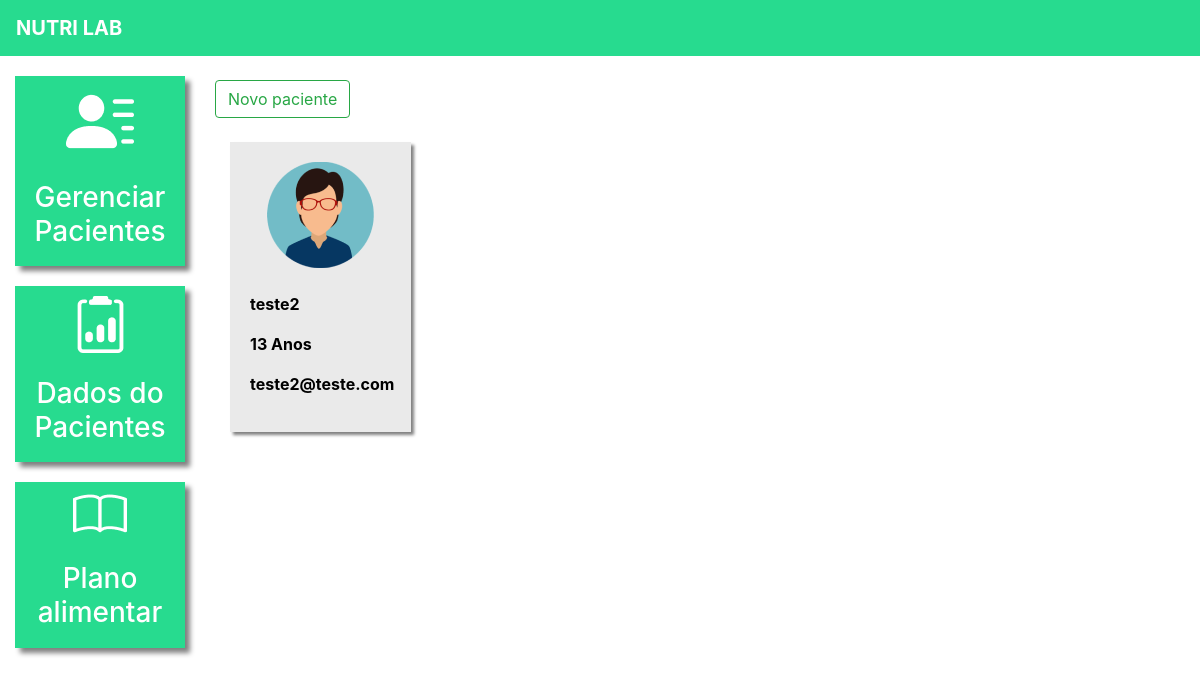
/pacientes/ (signed in), run on an earlier commit of the app's database.
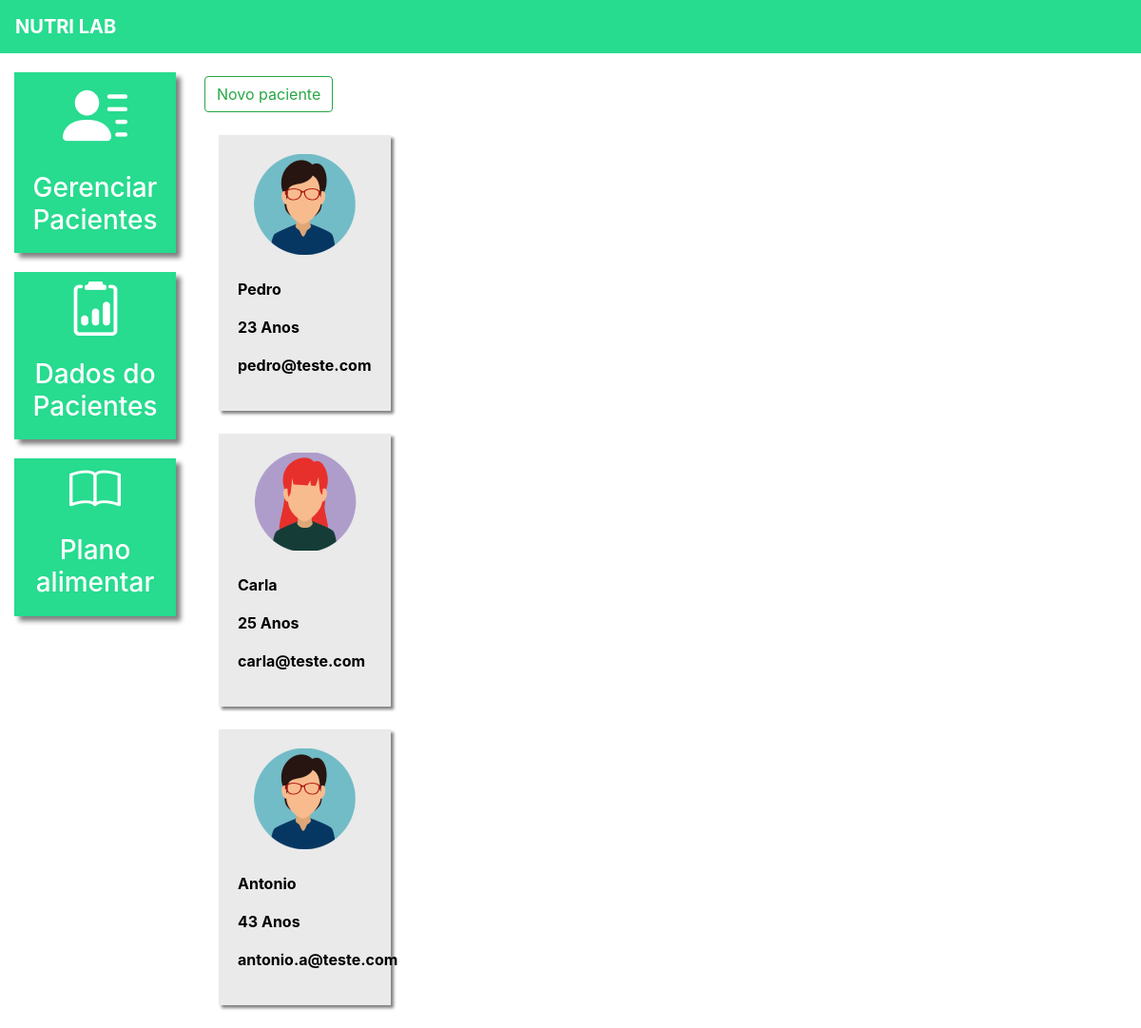
And on a later commit of the database.
### plataforma/models.py (models this page shows, shortened)
class Pacientes(models.Model):
    choices_sexo = (("F", "Feminino"), ("M", "Maculino"))
    nome = models.CharField(max_length=50)
    sexo = models.CharField(max_length=1, choices=choices_sexo)
    idade = models.IntegerField()
    email = models.EmailField()
    telefone = models.CharField(max_length=19)
    nutri = models.ForeignKey(User, on_delete=models.CASCADE)

### plataforma/views.py (the view, shortened to what this page needs)
# urls.py: path("pacientes/", views.pacientes, name="pacientes"),
@login_required(login_url="/auth/logar")
def pacientes(request):
    if request.method == "GET":
        pacientes = Pacientes.objects.filter(nutri=request.user)
        return render(request, "pacientes.html", {"pacientes": pacientes})

### plataforma/templates/pacientes.html (shortened to what this page needs)
{% extends 'base_plataforma.html' %}
{% load static %}
{% block 'plataforma' %}
    <br>
    <button type="button" class="btn btn-outline-success" data-toggle="modal" data-target="#modal">
    Novo paciente
    </button>
    <br>
    <br>
    {% for paciente in pacientes %}
        <div class="col-md-4">
            <a href="#" class="link-hover">
                <div class="card-paciente">
                    <div class="foto-perfil">
                        {% if paciente.sexo == "M"%}
                            <img src="{% static 'plataforma/img/perfil2.png' %}">
                        {% else %}
                            <img src="{% static 'plataforma/img/perfil1.png' %}">
                        {% endif %}
                    </div>
                    <br>
                    <p class="dados">{{paciente.nome}}</p>
                    <p class="dados">{{paciente.idade}} Anos</p>
                    <p class="dados">{{paciente.email}}</p>
                </div>
            </a>
        </div>
        <br>
    {% endfor %}
{% endblock%}

### templates/base_plataforma.html
{% extends 'base.html' %}
{% load static %}
{% block 'head'%}
    <link rel="stylesheet" href="{% static 'plataforma/css/css.css'%}">
    <link rel="stylesheet" href="{% static 'plataforma/css/plano_alimentar.css' %}">
{% endblock %}
{% block 'body' %}
    <div class="container-fluid">
        <div class="row">
            <div class="col-md-2">
                <a href="{% url 'pacientes' %}" class="link-lateral">
                    <div class="card-lateral">
                        <img src="{% static 'plataforma/img/paciente.png' %}">
                        <br>
                        <br>
                        <h3>Gerenciar Pacientes</h3>
                    </div>
                  </a>
                  <a href="{% url 'dados_paciente_listar' %}" class="link-lateral">
                    <div class="card-lateral">
                        <img src="{% static 'plataforma/img/dados_paciente.png' %}">
                        <br>
                        <br>
                        <h3>Dados do Pacientes</h3>
                    </div>
                  </a>
                  <a href="{% url 'plano_alimentar_listar' %}" class="link-lateral">
                    <div class="card-lateral">
                        <img src="{% static 'plataforma/img/plano_alimentar.png' %}">
                        <br>
                        <br>
                        <h3>Plano alimentar</h3>
                    </div>
                  </a>
            </div>
            <div class="col-md-8">
                {% block 'plataforma' %}
                {% endblock %}
            </div>
        </div>
    </div>
{% endblock%}

### templates/base.html (shortened to what this page needs)
{% load static %}
<!doctype html>
<html lang="pt-BR">
  <head>
    {% block 'head' %}{% endblock  %}
    <link rel="stylesheet" href="https://cdn.jsdelivr.net/npm/bootstrap@4.6.1/dist/css/bootstrap.min.css">
  </head>
  <body>
    {% if user.is_authenticated %}
      <nav style="background-color: #27DB8F;" class="navbar navbar-expand-lg navbar-dark">
        <a style="font-weight: bold" class="navbar-brand" href="#">NUTRI LAB</a>
      </nav>
    {% endif %}
  {% block 'body' %}{% endblock  %}
  </body>
</html>

### templates/static/plataforma/css/css.css (style rules this page uses)
.card-lateral { background-color: #27DB8F; margin-top: 20px; padding: 10px; color: white; font-weight: bold; text-decoration: none; text-align: center; box-shadow: 5px 5px 5px gray; }
.card-paciente { background-color: #EAEAEA; width: 80%; box-shadow: 3px 3px 3px gray; padding: 20px; color: black; }
.foto-perfil { text-align: center; }
.dados { font-weight: bold; }

What changed in the data, as far as the page shows it:
removed Pacientes: nome "teste2", idade "13", email "teste2@teste.com"
added Pacientes: nome "Pedro", idade "23", email "pedro@teste.com"
added Pacientes: nome "Carla", idade "25", email "carla@teste.com"
added Pacientes: nome "Antonio", idade "43", email "antonio.a@teste.com"
